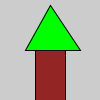
Frame 1 (no input)
Frame 60 (the mouse pressed at the canvas centre just before this capture): identical to frame 1, image omitted
Frame 120 (the mouse held since frame 60 and released just before this capture): identical to frame 1, image omitted

The Processing sketch that drew this single still picture (run headless with seeded random() and noise(); from frame 60 on, the mouse is pressed at the canvas centre):

// Processing sketch: H09_Opd9
// ── H09_Opd9.pde
void setup(){
  Punten(35,50,30,50, 25,50,50,5,80,50);
}
void draw(){
}

void Punten(int s1, int s2, int s3, int s4, int d1, int d2, int d3, int d4, int d5, int d6){
  fill(148,37,37);
  rect(s1,s2,s3,s4);
  fill(0,255,0);
  triangle(d1,d2,d3,d4,d5,d6);
}
